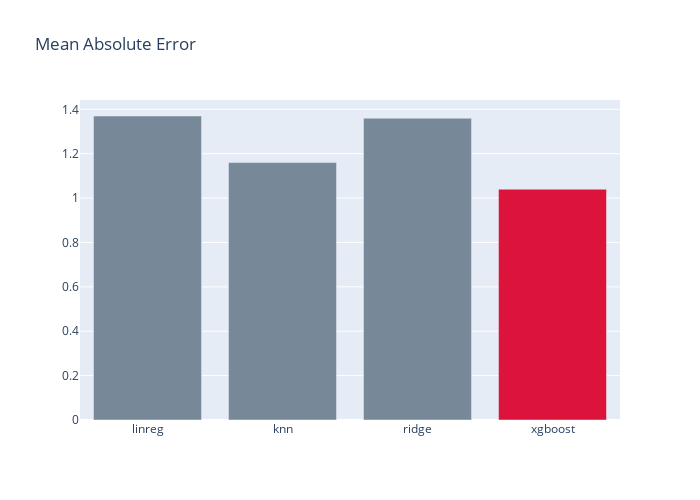

Notebook code for this chart:
### Code cell
import plotly.graph_objects as go

colors = ['lightslategray',] * 5
colors[3] = 'crimson'

fig = go.Figure(data=[go.Bar(
    x=labels,
    y=mae,
    marker_color=colors # marker color can be a single color value or an iterable
)])
fig.update_layout(title_text='Mean Absolute Error', width=700, height=500)

### Figure 1 — Plotly figure (JSON) as saved in the notebook; plotly's stock layout.template omitted (floating-point values rounded to 4 significant figures)
{"data": [{"marker": {"color": ["lightslategray", "lightslategray", "lightslategray", "crimson", "lightslategray"]}, "type": "bar", "x": ["linreg", "knn", "ridge", "xgboost"], "y": [1.37, 1.16, 1.36, 1.04]}], "layout": {"height": 500, "title": {"text": "Mean Absolute Error"}, "width": 700}}
